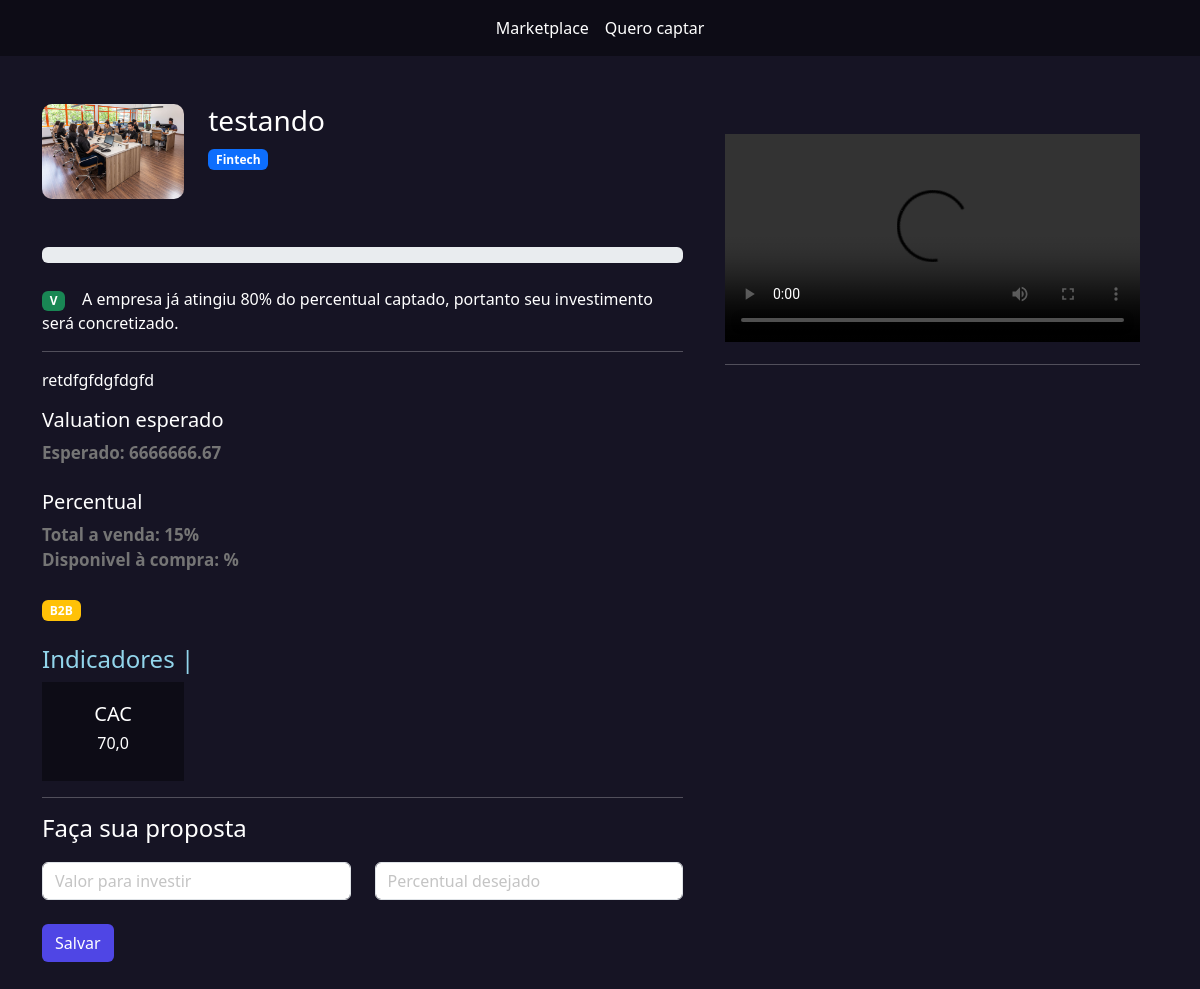
Screenshot of /investidores/ver_empresa/3 with the database file from the repository.
### empresarios/models.py (models this page shows, shortened)
class Empresas(models.Model):
    tempo_existencia_choices = (
        ('-6', 'Menos de 6 meses'),
        ('+6', 'Mais de 6 meses'),
        ('+1', 'Mais de 1 ano'),
        ('+5', 'Mais de 5 anos')
    )
    estagio_choices = (
        ('I', 'Tenho apenas uma idea'),
        ('MVP', 'Possuo um MVP'),
        ('MVPP', 'Possuo um MVP com clientes pagantes'),
        ('E', 'Empresa pronta para escalar'),
    )
    area_choices = (
        ('ED', 'Ed-tech'),
        ('FT', 'Fintech'),
        ('AT', 'Agrotech'),
    )
    user = models.ForeignKey(User, on_delete=models.DO_NOTHING)
    nome = models.CharField(max_length=50)
    cnpj = models.CharField(max_length=30)
    site = models.URLField()
    tempo_existencia = models.CharField(max_length=2, choices=tempo_existencia_choices, default='-6')
    descricao = models.TextField()
    data_final_captacao = models.DateField()
    percentual_equity = models.IntegerField() # Percentual esperado
    estagio = models.CharField(max_length=4, choices=estagio_choices, default='I')
    area = models.CharField(max_length=3, choices=area_choices)
    publico_alvo = models.CharField(max_length=3)
    valor = models.DecimalField(max_digits=9, decimal_places=2) # Valor total a ser vendido
    pitch = models.FileField(upload_to='pitchs')
    logo = models.FileField(upload_to='logo')
    from django.utils.safestring import mark_safe
    @property
    def valuation(self):
        return f'{(100 * self.valor) / self.percentual_equity:.2f}'

class Metricas(models.Model):
    empresa = models.ForeignKey(Empresas, on_delete=models.DO_NOTHING)
    titulo = models.CharField(max_length=30)
    valor = models.FloatField()

### investidores/views.py (the view)
# urls.py: path('ver_empresa/<int:id>', views.ver_empresa, name="ver_empresa"),
def ver_empresa(request, id):
    empresa = Empresas.objects.get(id=id)
    documentos = Documento.objects.filter(empresa = empresa)
    metricas = Metricas.objects.filter(empresa=empresa)
    return render(request, 'ver_empresa.html', {'empresa': empresa, 'documentos': documentos, 'metricas':metricas})

### investidores/templates/ver_empresa.html (shortened to what this page needs)
{% extends "base.html" %}
{% load static %}
{% block 'head' %}
	<link rel="stylesheet" href="{% static 'empresarios/css/listar_empresas.css' %}">
	<link rel="stylesheet" href="{% static 'empresarios/css/empresa.css' %}">
	<link rel="stylesheet" href="{% static 'usuarios/css/usuarios.css' %}">
{% endblock 'head' %}
{% block 'body' %}
    {% include "partials/barra_navegacao.html" %}
    <br><br>
    <div class="container">
        <div class="row">
            <div class="col-md-7">
                <div class="row">
                    <div class="col-md-3">
                        <img src="{{empresa.logo.url}}" class="foto-empresa" alt="">
                    </div>
                    <div class="col-md">
                        <h3>{{empresa.nome}}</h3>
                        <span class="badge bg-primary">
                            {{empresa.get_area_display}}
                        </span>
                    </div>
                </div>
                <br><br>
                <div class="progress" wtyle="80%">
                </div>
                <br>
                    <span class="badge bg-success">V</span><span>&nbsp &nbsp A empresa já atingiu 80% do percentual captado, portanto seu investimento será concretizado.</span>
                <hr>
                <p>{{empresa.descricao}}</p>
                <div class="col-md">
                    <h5>Valuation esperado</h5>
                    <span class="sub-fonte"> Esperado: {{empresa.valuation}}</span>
                    <br>
                    <br>
                    <h5> Percentual </h5>
                    <span class="sub-fonte">Total a venda: {{empresa.percentual_equity}}%</span>
                    <br>
                    <span class="sub-fonte">Disponivel à compra: %</span>
                </div>
                <br>
                <span class="badge bg-warning">{{empresa.publico_alvo}}</span>
                <br><br>
                <h4 style="color: #92D5EB">Indicadores |</h4>
                {% for metrica in metricas %}
                    <div class="row">
                        <div class="col-md-3" >
                            <div class="dark-color" style="padding: 20px; text-align: center;">
                                <h5>{{metrica.titulo}}</h5>
                                <h6>{{metrica.valor}}</h6>
                            </div>
                        </div>
                     <br/>
                    </div>
                {% endfor %}
                <hr>
                <div class="row">
                    <h4>Faça sua proposta</h4>
                    <br><br>
                    <div class="col-md">
                        <form action="" method="POST"> {% csrf_token %}
                            <input type="number" name="valor" class="form-control" placeholder="Valor para investir">
                            <br>
                            <input type="submit" class="btn btn-indigo-normal" value="Salvar">
                    </div>
                    <div class="col-md">
                            <input type="number" name="percentual" class="form-control" placeholder="Percentual desejado">
                    </div>
                </div>
            </div>
            <div class="col-md-5 intereses-investimentos">
                <video name='demo' controls autoplay width='100%'>
                    <source src="{{empresa.pitch.url}}" type="video/mp4"></source>
                </video>
                <hr>
            </div>
        </div>
    </div>
    <br><br>
{% endblock 'body' %}

### templates/static/geral/css/base.css (style rules this page uses)
:root { --main-color: #161424; --dark-color: #0D0C16; --contrast-color: #4F46E5; }
body { color: white !important; background-color: var(--main-color) !important; }
.dark-color { background-color: var(--dark-color); color: white !important; }

### templates/static/empresarios/css/empresa.css (style rules this page uses)
.intereses-investimentos { min-height: 80vh; padding: 30px }
.foto-empresa { width: 100%; border-radius: 10px; }
.sub-fonte { color:rgb(117, 117, 117); font-size: 17px; font-weight: bold; }

### templates/static/usuarios/css/usuarios.css (style rules this page uses)
.btn-indigo-normal { background-color: var(--contrast-color); color: white; }

### rows the page displays
Empresas: logo (picture), nome "testando", area "Fintech", descricao "retdfgfdgfdgfd", valuation "6666666.67", percentual_equity "15", publico_alvo "B2B"
Metricas: titulo "CAC", valor "70,0"
